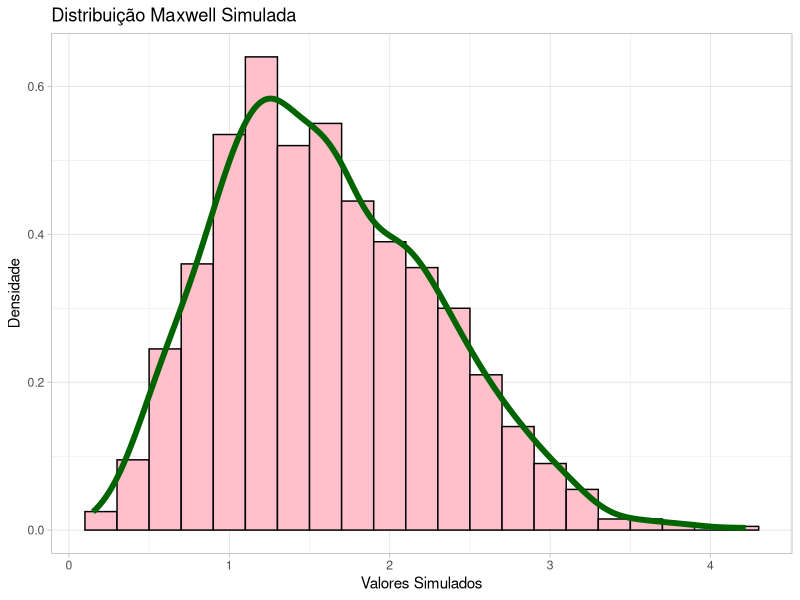
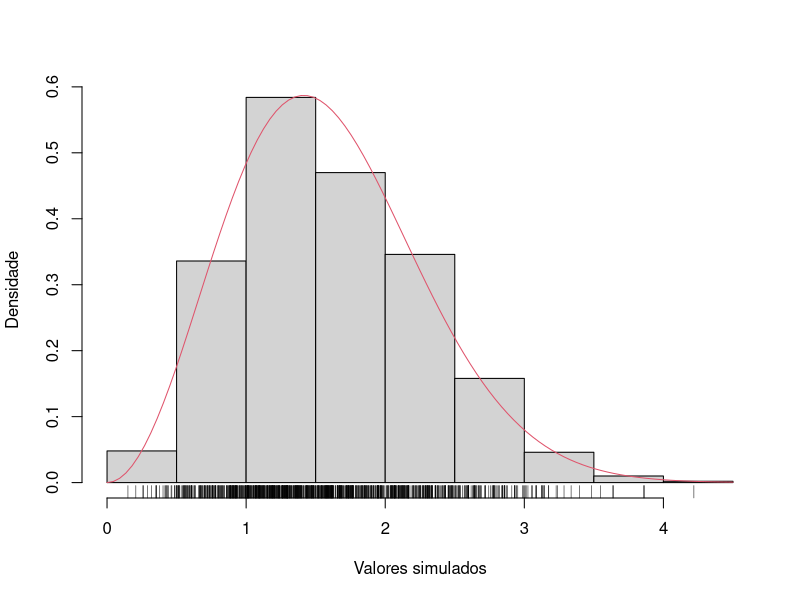
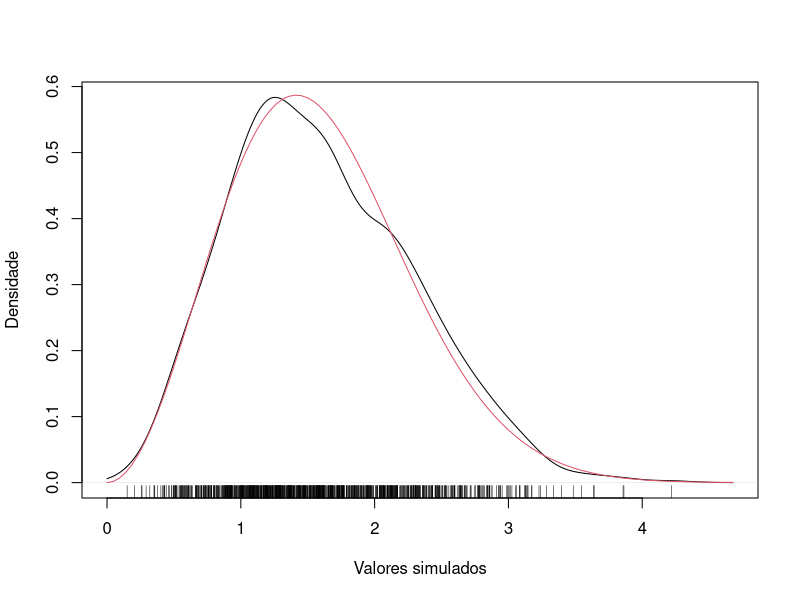
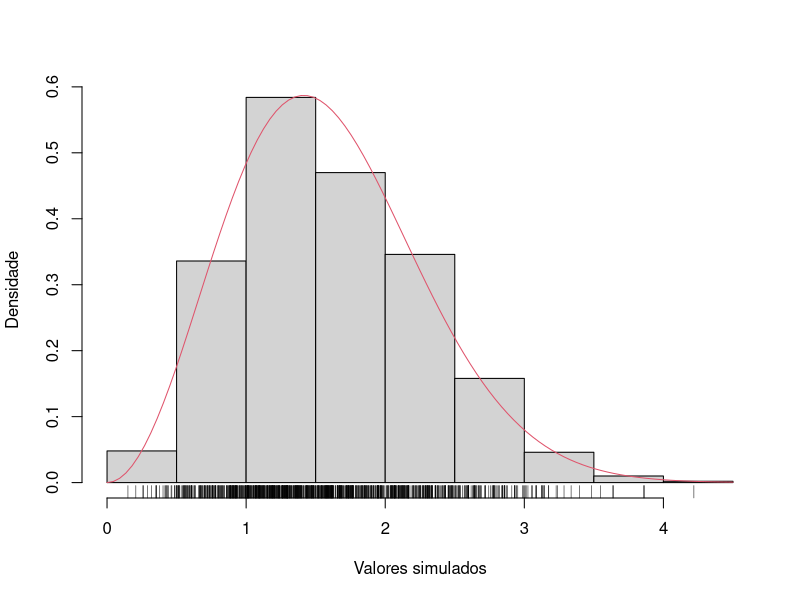
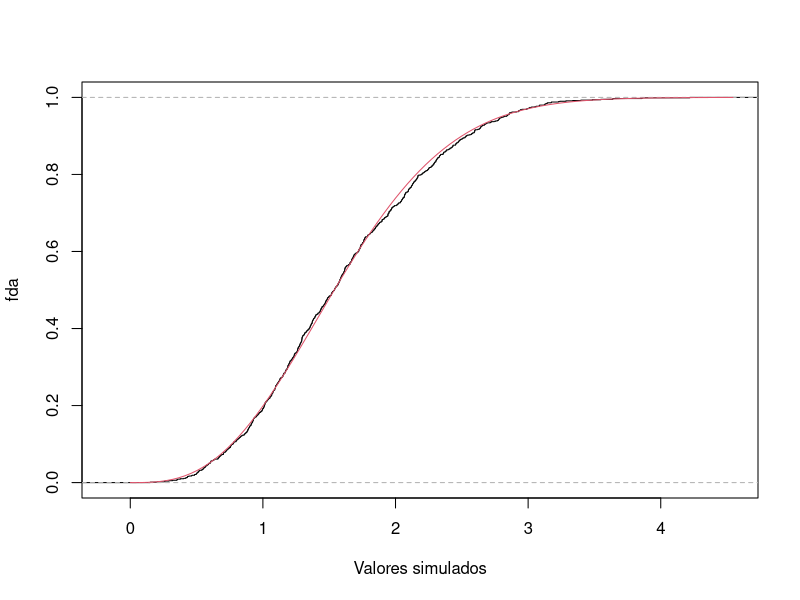
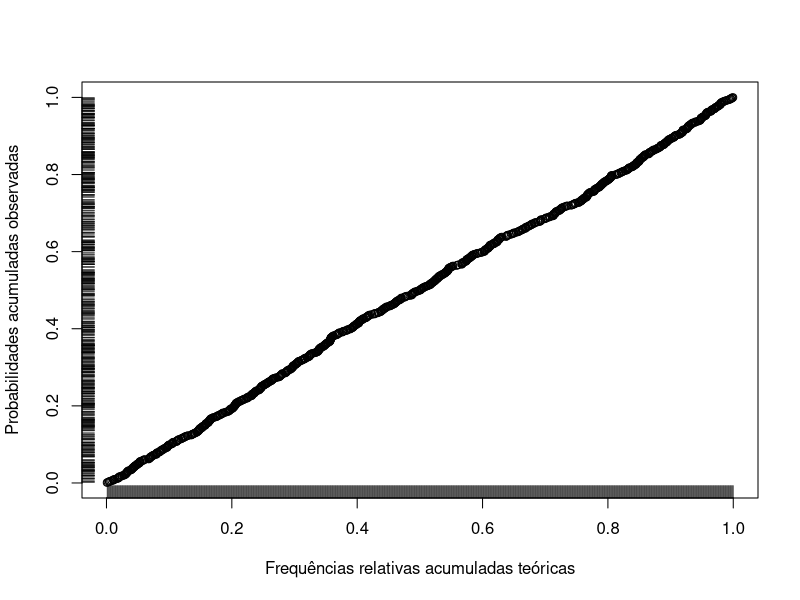
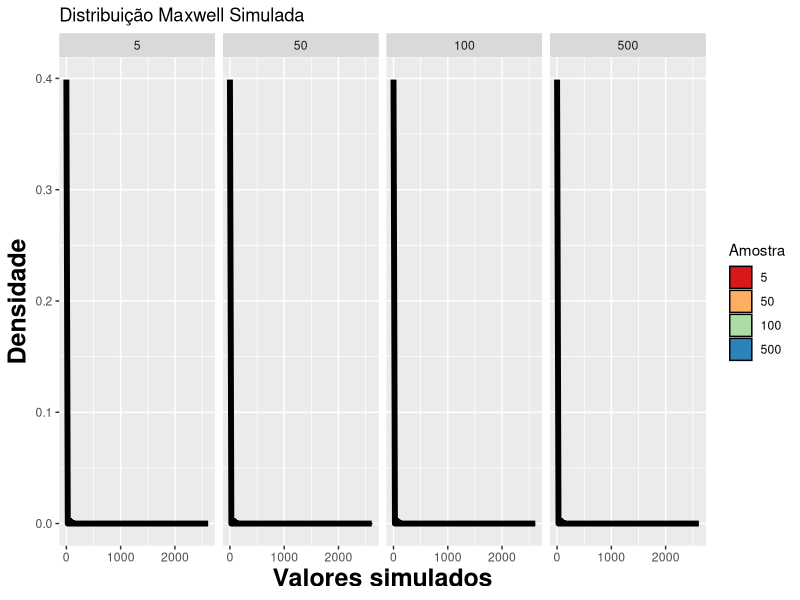

Here is the R script that generated these plots, in order:
## ---- chunk 1

# Definindo a função densidade de probabilidade da distribuição Maxwell
fx <- function(x, alpha=1.0){
    sqrt(2/pi) * (x^2 / alpha^3) * exp(-x^2 / (2 * alpha^2))
}

# Definindo a função de distribuição acumulada da distribuição Maxwell
Fx <- function(x, alpha=1.0){
    erf <- function(x) 2 * pnorm(x * sqrt(2)) - 1
    erf(x / (sqrt(2) * alpha)) - sqrt(2/pi) * (x / alpha) * exp(-x^2 / (2 * alpha^2))
}

# Definindo a inversa da função de distribuição acumulada da distribuição Maxwell
iFx <- function(u, alpha=1.0){
    uniroot(function(x) Fx(x, alpha) - u, lower = 0, upper = 10)$root
}

## ---- chunk 2
# Gerar uma amostra de tamanho 1000
set.seed(230616)
u <- runif(min=0, max=1, 1000)

# Aplicar a inversa da fda para obter números da distribuição Maxwell
alpha <- 1.0
maxwell_sample <- sapply(u, iFx, alpha=alpha)

# Exibindo os primeiros valores da amostra
head(maxwell_sample)

summary(maxwell_sample)
## ---- chunk 3
#Gerador de números baseado em markov

set.seed(230616)

n <- 1000    
sig <- 0.1 


markov_chain <- numeric(n)
markov_chain[1] <- runif(1, min=0, max=1)  

for(i in 2:n) {
  new_value <- markov_chain[i-1] + rnorm(1, mean=0, sd=sig)
  
  # Garantindo que os valores fiquem entre 0 e 1
  markov_chain[i] <- max(0, min(1, new_value))
}

head(markov_chain)
## ---- chunk 4
library(ggplot2)
library(grid)

# Criar o dataframe para o ggplot
dados <- data.frame(Maxwell = maxwell_sample)

# Gerar o gráfico
ggplot(dados, aes(x = Maxwell)) +
  
  geom_histogram(aes(y = after_stat(..density..)),
                 col = "black", fill = "pink", binwidth = 0.2) +  
  
  labs(title = "Distribuição Maxwell Simulada", x = "Valores Simulados", y = "Densidade") +
  
  geom_density(alpha = 0.5, linewidth = 2.0, col = "darkgreen") +     # Linha de densidade

  theme(axis.title.x = element_text(color = "black", size = 18, face = "bold"),
        axis.title.y = element_text(color = "black", size = 18, face = "bold")) +
  
  theme_light()

## ---- chunk 5
# Histograma e o gráfico da fdp
hist(maxwell_sample, prob = TRUE, ylab = "Densidade", xlab = "Valores simulados", main = "")
curve(fx, add = TRUE, col = 2)
rug(maxwell_sample)
## ---- chunk 6
# Plot da densidade com a fdp sobreposta
plot(density(maxwell_sample, from = 0), ylab = "Densidade", xlab = "Valores simulados", main = "")
curve(fx, add = TRUE, col = 2)
rug(maxwell_sample)
## ---- chunk 7
# Histograma e fdp
hist(maxwell_sample, prob = TRUE, ylab = "Densidade", xlab = "Valores simulados", main = "")
curve(fx, add = TRUE, col = 2)
rug(maxwell_sample)
## ---- chunk 8
# Definir a função de distribuição acumulada da distribuição Maxwell
F_maxwell <- function(x, alpha=1.0){
    erf <- function(x) 2 * pnorm(x * sqrt(2)) - 1
    erf(x / (sqrt(2) * alpha)) - sqrt(2/pi) * (x / alpha) * exp(-x^2 / (2 * alpha^2))
}

# Plot da fda
plot(ecdf(maxwell_sample), ylab = "fda", xlab = "Valores simulados", main = "")
curve(F_maxwell(x, alpha), add = TRUE, col = 2, from = 0)

## ---- chunk 9
# Função de distribuição acumulada da distribuição Maxwell
Fx <- function(x, alpha=1.0){
    erf <- function(x) 2 * pnorm(x * sqrt(2)) - 1
    erf(x / (sqrt(2) * alpha)) - sqrt(2/pi) * (x / alpha) * exp(-x^2 / (2 * alpha^2))
}

# Frequências relativas acumuladas observadas
Pobs <- (1:length(maxwell_sample)) / length(maxwell_sample)
# Probabilidades acumuladas teóricas
Pteo <- Fx(sort(maxwell_sample), alpha = alpha)

# qq-plot
plot(Pobs ~ Pteo,
     xlab = "Frequências relativas acumuladas teóricas",
     ylab = "Probabilidades acumuladas observadas")
rug(x = Pteo, side = 2)
rug(x = Pobs)

## ---- chunk 10
set.seed(230616)
Simulate <- 1000

# inversa da Maxwell
iF_maxwell <- function(u, alpha=1.0){
  sqrt(-2 * alpha^2 * log(1 - u))
}

#simular a amostra
simulate_maxwell <- function(n, alpha=1.0){
  u <- runif(Simulate)
  sapply(u, iF_maxwell, alpha=alpha)
}


alpha <- 1.0
DadosS <- data.frame(
  x = c(simulate_maxwell(5, alpha=alpha),
        simulate_maxwell(50, alpha=alpha),
        simulate_maxwell(100, alpha=alpha),
        simulate_maxwell(500, alpha=alpha)),
  Amostra = factor(rep(c(5, 50, 100, 500), each=Simulate))
)

# verificar o erro ou funcionalidade
DadosS <- data.frame(
  x = c(apply(matrix(rexp(Simulate * 5,  alpha), Simulate), 1, simulate_maxwell, 5),
        apply(matrix(rexp(Simulate * 50, alpha), Simulate), 1, simulate_maxwell, 50),
        apply(matrix(rexp(Simulate * 100, alpha), Simulate), 1, simulate_maxwell, 100),
        apply(matrix(rexp(Simulate * 500, alpha), Simulate), 1, simulate_maxwell, 500)
        ),  Amostra = factor(rep(c(5, 50, 100, 500), rep(Simulate, 4))))
###


# Plotar os resultados
ggplot(DadosS, aes(x = x, fill = Amostra)) + 
  geom_histogram(binwidth=.3, col = "black", aes(y = ..density..)) +    
  scale_fill_brewer(palette="Spectral") +
  stat_function(fun = dnorm, linewidth = 2, col="black") +
  facet_grid(. ~ Amostra) +
  labs(title = "Distribuição Maxwell Simulada", x = "Valores simulados", y = "Densidade") +
  theme(axis.title.x = element_text(color = "black", size = 18, face = "bold"),
        axis.title.y = element_text(color = "black", size = 18, face = "bold"))

